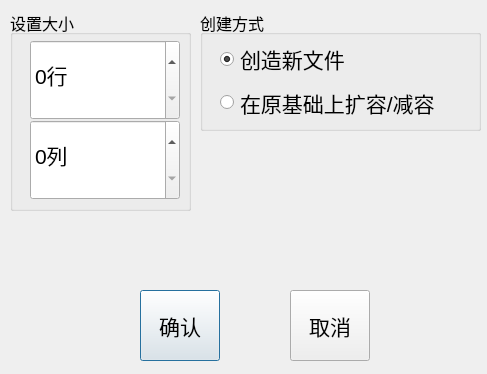
<?xml version="1.0" encoding="UTF-8"?>
<ui version="4.0">
 <class>TableSet</class>
 <widget class="QDialog" name="TableSet">
  <property name="geometry">
   <rect>
    <x>0</x>
    <y>0</y>
    <width>487</width>
    <height>374</height>
   </rect>
  </property>
  <property name="windowTitle">
   <string>表格设置</string>
  </property>
  <widget class="QPushButton" name="ok">
   <property name="geometry">
    <rect>
     <x>140</x>
     <y>290</y>
     <width>80</width>
     <height>71</height>
    </rect>
   </property>
   <property name="font">
    <font>
     <pointsize>16</pointsize>
    </font>
   </property>
   <property name="text">
    <string>确认</string>
   </property>
  </widget>
  <widget class="QPushButton" name="cancel">
   <property name="geometry">
    <rect>
     <x>290</x>
     <y>290</y>
     <width>80</width>
     <height>71</height>
    </rect>
   </property>
   <property name="font">
    <font>
     <pointsize>16</pointsize>
    </font>
   </property>
   <property name="text">
    <string>取消</string>
   </property>
  </widget>
  <widget class="QGroupBox" name="groupBox_2">
   <property name="geometry">
    <rect>
     <x>10</x>
     <y>10</y>
     <width>181</width>
     <height>201</height>
    </rect>
   </property>
   <property name="font">
    <font>
     <pointsize>12</pointsize>
    </font>
   </property>
   <property name="title">
    <string>设置大小</string>
   </property>
   <widget class="QSpinBox" name="spinBox_2">
    <property name="geometry">
     <rect>
      <x>20</x>
      <y>110</y>
      <width>150</width>
      <height>80</height>
     </rect>
    </property>
    <property name="sizePolicy">
     <sizepolicy hsizetype="Fixed" vsizetype="Fixed">
      <horstretch>0</horstretch>
      <verstretch>0</verstretch>
     </sizepolicy>
    </property>
    <property name="minimumSize">
     <size>
      <width>150</width>
      <height>80</height>
     </size>
    </property>
    <property name="font">
     <font>
      <pointsize>16</pointsize>
     </font>
    </property>
    <property name="accelerated">
     <bool>true</bool>
    </property>
    <property name="suffix">
     <string>列</string>
    </property>
    <property name="maximum">
     <number>100</number>
    </property>
   </widget>
   <widget class="QSpinBox" name="spinBox">
    <property name="geometry">
     <rect>
      <x>20</x>
      <y>30</y>
      <width>150</width>
      <height>80</height>
     </rect>
    </property>
    <property name="sizePolicy">
     <sizepolicy hsizetype="Fixed" vsizetype="Fixed">
      <horstretch>0</horstretch>
      <verstretch>0</verstretch>
     </sizepolicy>
    </property>
    <property name="minimumSize">
     <size>
      <width>150</width>
      <height>80</height>
     </size>
    </property>
    <property name="font">
     <font>
      <pointsize>16</pointsize>
     </font>
    </property>
    <property name="buttonSymbols">
     <enum>QAbstractSpinBox::UpDownArrows</enum>
    </property>
    <property name="accelerated">
     <bool>true</bool>
    </property>
    <property name="suffix">
     <string>行</string>
    </property>
    <property name="maximum">
     <number>99999</number>
    </property>
   </widget>
  </widget>
  <widget class="QGroupBox" name="groupBox">
   <property name="geometry">
    <rect>
     <x>200</x>
     <y>10</y>
     <width>281</width>
     <height>121</height>
    </rect>
   </property>
   <property name="font">
    <font>
     <pointsize>12</pointsize>
    </font>
   </property>
   <property name="title">
    <string>创建方式</string>
   </property>
   <widget class="QWidget" name="layoutWidget">
    <property name="geometry">
     <rect>
      <x>20</x>
      <y>30</y>
      <width>251</width>
      <height>81</height>
     </rect>
    </property>
    <layout class="QVBoxLayout" name="verticalLayout">
     <item>
      <widget class="QRadioButton" name="createNew">
       <property name="font">
        <font>
         <pointsize>16</pointsize>
        </font>
       </property>
       <property name="text">
        <string>创造新文件</string>
       </property>
       <property name="checked">
        <bool>true</bool>
       </property>
      </widget>
     </item>
     <item>
      <widget class="QRadioButton" name="create_from_old">
       <property name="font">
        <font>
         <pointsize>16</pointsize>
        </font>
       </property>
       <property name="text">
        <string>在原基础上扩容/减容</string>
       </property>
      </widget>
     </item>
    </layout>
   </widget>
  </widget>
 </widget>
 <resources/>
 <connections/>
</ui>
